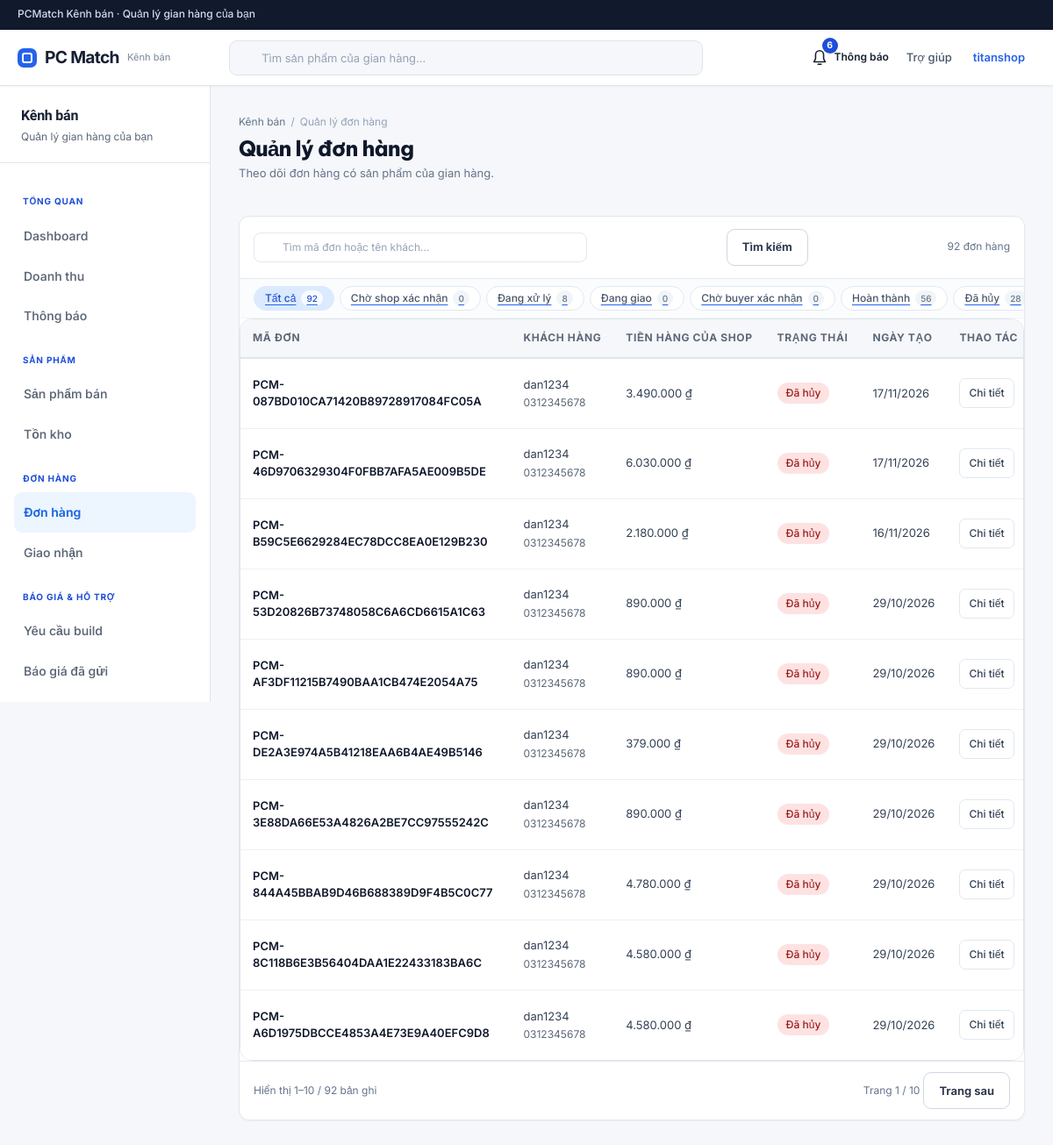
The page /shop/orders/ (signed in) on the database its author committed.
### shops/models.py (models this page shows, shortened)
class Shop(models.Model):
    STATUS_CHOICES = [
        ('PENDING', 'Chờ duyệt'),
        ('ACTIVE', 'Đã duyệt'),
        ('REJECTED', 'Bị từ chối'),
        ('SUSPENDED', 'Bị khóa / tạm ngưng'),
    ]
    LEGAL_ENTITY_CHOICES = [
        ('INDIVIDUAL', 'Cá nhân'),
        ('HOUSEHOLD', 'Hộ kinh doanh'),
        ('COMPANY', 'Công ty'),
    ]
    shop_id = models.BigAutoField(primary_key=True)
    owner = models.ForeignKey(settings.AUTH_USER_MODEL, on_delete=models.CASCADE, related_name='shop')
    shop_name = models.CharField(max_length=150)
    slug = models.SlugField(max_length=180, unique=True, blank=True, null=True)
    description = models.TextField(blank=True)
    logo = models.ImageField(upload_to='shop_logo/', blank=True)
    cover_image = models.ImageField(upload_to='shop_cover/', blank=True)
    business_categories = models.CharField(max_length=255, blank=True)
    phone = models.CharField(max_length=20)
    address = models.CharField(max_length=255)
    province = models.CharField(max_length=120, blank=True)
    district = models.CharField(max_length=120, blank=True)
    ward = models.CharField(max_length=120, blank=True)
    contact_email = models.EmailField(blank=True)
    contact_phone_verified = models.BooleanField(default=False)
    contact_email_verified = models.BooleanField(default=False)
    working_hours = models.CharField(max_length=255, blank=True)
    warranty_policy = models.TextField(blank=True)
    return_policy = models.TextField(blank=True)
    legal_entity_type = models.CharField(max_length=20, choices=LEGAL_ENTITY_CHOICES, blank=True)
    representative_name = models.CharField(max_length=150, blank=True)
    representative_birth_date = models.DateField(null=True, blank=True)
    id_number = models.CharField(max_length=30, blank=True)
    id_card_front = models.FileField(upload_to='shop_docs/', blank=True)
    id_card_back = models.FileField(upload_to='shop_docs/', blank=True)
    tax_number = models.CharField(max_length=50, blank=True)
    bank_name = models.CharField(max_length=120, blank=True)
    bank_account_number = models.CharField(max_length=50, blank=True)
    bank_account_holder = models.CharField(max_length=150, blank=True)
    bank_branch = models.CharField(max_length=150, blank=True)
    shipping_carriers = models.CharField(max_length=255, blank=True)
    pickup_address = models.TextField(blank=True)
    return_address = models.TextField(blank=True)
    processing_time_days = models.PositiveSmallIntegerField(default=1)
    default_shipping_fee = models.DecimalField(max_digits=12, decimal_places=2, default=0)
    status = models.CharField(max_length=20, choices=STATUS_CHOICES, default='PENDING')
    identity_verified = models.BooleanField(default=False)
    admin_note = models.TextField(blank=True)
    platform_fee_percent = models.DecimalField(max_digits=5, decimal_places=2, default=5.00)
    id_card = models.FileField(upload_to='shop_docs/', blank=True)
    business_license = models.FileField(upload_to='shop_docs/', blank=True)
    legal_submitted_at = models.DateTimeField(null=True, blank=True)
    created_at = models.DateTimeField(auto_now_add=True)
    updated_at = models.DateTimeField(auto_now=True)

### users/models.py (models this page shows, shortened)
class User(AbstractUser):
    STATUS_CHOICES = [
        ('ACTIVE', 'Active'),
        ('INACTIVE', 'Inactive'),
        ('LOCKED', 'Locked'),
    ]
    ROLE_CHOICES = [
        ('CUSTOMER', 'Customer'),
        ('BUYER', 'Buyer'),
        ('SELLER', 'Seller'),
        ('ADMIN', 'Admin'),
    ]
    full_name = models.CharField(max_length=100)
    email = models.EmailField(unique=True)
    phone = models.CharField(max_length=20, blank=True)
    avatar = models.ImageField(upload_to='avatar/', blank=True)
    role = models.CharField(max_length=20, choices=ROLE_CHOICES, default='CUSTOMER')
    status = models.CharField(max_length=20, choices=STATUS_CHOICES, default='ACTIVE')
    email_verified = models.BooleanField(default=False)
    phone_verified = models.BooleanField(default=False)
    two_factor_enabled = models.BooleanField(
        default=False,
        help_text='Bật để yêu cầu mã OTP khi đăng nhập khu vực quản trị.',
    )
    created_at = models.DateTimeField(auto_now_add=True)
    updated_at = models.DateTimeField(auto_now=True)

### orders/models.py (models this page shows, shortened)
class Order(models.Model):
    PAYMENT_METHOD_CHOICES = [
        ('COD', 'Cash on Delivery'),
        ('VNPAY', 'VNPay'),
    ]
    PAYMENT_STATUS_CHOICES = [
        ('UNPAID', 'Chưa thanh toán'),
        ('PENDING', 'Chờ thanh toán'),
        ('PAID', 'Đã thanh toán'),
        ('FAILED', 'Thanh toán thất bại'),
        ('REFUNDED', 'Đã hoàn tiền'),
    ]
    ORDER_STATUS_CHOICES = [
        ('AWAITING_PAYMENT', 'Chờ thanh toán VNPay'),
        ('PENDING', 'Chờ shop xác nhận'),
        ('COMFIRMED', 'Admin đã xác nhận (cũ)'),
        ('PROCESSING', 'Shop đang xử lý'),
        ('SHIPPING', 'Đang giao hàng'),
        ('DELIVERED', 'Đã giao, chờ người mua xác nhận'),
        ('COMPLETED', 'Hoàn thành'),
        ('CANCELLED', 'Đã hủy'),
        ('RETURNED', 'Returned'),
    ]
    order_id = models.BigAutoField(primary_key=True)
    user = models.ForeignKey(settings.AUTH_USER_MODEL, on_delete=models.CASCADE, related_name='orders')
    address = models.ForeignKey('users.Address', on_delete=models.CASCADE, related_name='orders')
    order_code = models.CharField(max_length=50, unique=True)
    checkout_token = models.UUIDField(null=True, blank=True, unique=True, editable=False)
    subtotal = models.DecimalField(max_digits=15, decimal_places=2)
    shipping_fee = models.DecimalField(max_digits=15, decimal_places=2, default=0)
    platform_fee = models.DecimalField(max_digits=15, decimal_places=2, default=0)
    total_amount = models.DecimalField(max_digits=15, decimal_places=2)
    payment_method = models.CharField(max_length=30, choices=PAYMENT_METHOD_CHOICES)
    payment_status = models.CharField(max_length=30, choices=PAYMENT_STATUS_CHOICES, default='UNPAID')
    order_status = models.CharField(max_length=30, choices=ORDER_STATUS_CHOICES, default='PENDING')
    created_at = models.DateTimeField(auto_now_add=True)
    updated_at = models.DateTimeField(auto_now=True)

### templates/shop/orders.html (shortened to what this page needs)
{% extends 'includes/shop/base.html' %}
{% load shop_display %}
{% block content %}
    <section class="sa-page-heading">
        <div>
            <div class="sa-breadcrumbs">
                <a href="{% url 'shop_dashboard' %}">
                    Kênh bán
                </a>
                <span>
                /
            </span>
                <span>
                Quản lý đơn hàng
            </span>
            </div>
            <h1>
                Quản lý đơn hàng
            </h1>
            <p>
                Theo dõi đơn hàng có sản phẩm của gian hàng.
            </p>
        </div>
    </section>
    <section class="sa-table-card">
        <form method="get" class="sa-table-toolbar" action="{% url 'shop_orders' %}">
            <label class="sa-table-search">
                <input name="q" value="{{ q }}" placeholder="Tìm mã đơn hoặc tên khách...">
            </label>
            <button class="btn btn--secondary" type="submit">
                Tìm kiếm
            </button>
            <span class="sa-result-count">
            {{ orders_page.paginator.count }} đơn hàng
        </span>
        </form>
        <nav class="sa-filter-tabs" aria-label="Trạng thái đơn">
            <a class="sa-tab {% if not status %}is-active{% endif %}" href="{{ request.path }}?q={{ q|urlencode }}">
                Tất cả
                <span>
                {{ order_total }}
            </span>
            </a>
            {% for item in order_statuses %}
                <a class="sa-tab {% if status == item.code %}is-active{% endif %}"
                   href="{{ request.path }}?status={{ item.code }}&amp;q={{ q|urlencode }}">
                    {{ item.label }}
                    <span>
                {{ item.count }}
            </span>
                </a>
            {% endfor %}
        </nav>
        <div class="table-scroll">
            <table>
                <thead>
                <tr>
                    <th>
                        MÃ ĐƠN
                    </th>
                    <th>
                        KHÁCH HÀNG
                    </th>
                    <th>
                        TIỀN HÀNG CỦA SHOP
                    </th>
                    <th>
                        TRẠNG THÁI
                    </th>
                    <th>
                        NGÀY TẠO
                    </th>
                    <th>
                        THAO TÁC
                    </th>
                </tr>
                </thead>
                <tbody>
                {% for order in orders_page %}
                    <tr>
                        <td>
                            <strong>
                                {{ order.order_code }}
                            </strong>
                        </td>
                        <td>
                            {{ order.user.full_name }}
                            <small>
                                {{ order.user.phone }}
                            </small>
                        </td>
                        <td>
                            {{ order.shop_total|vnd }}
                        </td>
                        <td>
                        <span class="sa-badge sa-badge--{{ order.status_css }}">
                            {{ order.status_label }}
                        </span>
                        </td>
                        <td>
                            {{ order.created_at|date:'d/m/Y' }}
                        </td>
                        <td>
                            <a class="sa-detail-btn" href="{% url 'shop_order' %}?id={{ order.pk }}">
                                Chi tiết
                            </a>
                        </td>
                    </tr>
                {% endfor %}
                </tbody>
            </table>
        </div>
        {% include 'includes/shop/pagination.html' with pagination=orders_page %}
    </section>
{% endblock %}

### templates/includes/shop/header.html (shortened to what this page needs)
<header class="sa-topbar" id="shop-topbar">
    <a class="sa-logo" href="{% url 'home' %}">
        <i class="sa-logo__mark">
        </i>
        <span>
            PC Match
        </span>
        <em>
            Kênh bán
        </em>
    </a>
    <form class="sa-search" method="get" action="{% url 'shop_offers' %}">
        <input id="shop-search" name="q" value="{{ q }}" placeholder="Tìm sản phẩm của gian hàng...">
    </form>
    {% if request.user.is_authenticated %}
        <div class="sa-topbar__right">
            <div class="sa-notification">
                <a href="{% url 'shop_notifications' %}"
                   aria-label="Thông báo{% if notification_count %}, {{ notification_count }} chưa đọc{% endif %}">
                    <svg width="22" height="22" viewBox="0 0 24 24" fill="none" stroke="currentColor" stroke-width="1.7"
                         stroke-linecap="round" stroke-linejoin="round" aria-hidden="true">
                        <path d="M5 17h14l-2-4V8a5 5 0 0 0-10 0v5l-2 4Zm5 3h4"/>
                    </svg>
                    <span>Thông báo</span>
                    {% if notification_count %}<b>{% if notification_count > 99 %}99+{% else %}
                        {{ notification_count }}{% endif %}</b>{% endif %}
                </a>
            </div>
            <a class="sa-topbar-help" href="{% url 'buyer_help' %}">
                Trợ giúp
            </a>
            <details class="sa-user-dropdown" id="shop-user-dropdown">
                <summary class="sa-user-btn" id="shop-user-btn">
                    {{ shop.shop_name|default:request.user.full_name|default:request.user.username }}
                </summary>
            </details>
        </div>
    {% else %}
        <a class="btn btn--secondary" href="{% url 'auth_login' %}?next={{ request.get_full_path|urlencode }}">
            Đăng nhập
        </a>
    {% endif %}
</header>

### rows shown on the page
Shop: shop_name "titanshop"
Order: order_code "PCM-087BD010CA71420B89728917084FC05A", user.full_name "dan1234", user.phone "0312345678", shop_total|vnd "3.490.000 ₫", status_label "Đã hủy", created_at "17/11/2026"
Order: order_code "PCM-46D9706329304F0FBB7AFA5AE009B5DE", user.full_name "dan1234", user.phone "0312345678", shop_total|vnd "6.030.000 ₫", status_label "Đã hủy", created_at "17/11/2026"
Order: order_code "PCM-B59C5E6629284EC78DCC8EA0E129B230", user.full_name "dan1234", user.phone "0312345678", shop_total|vnd "2.180.000 ₫", status_label "Đã hủy", created_at "16/11/2026"
Order: order_code "PCM-53D20826B73748058C6A6CD6615A1C63", user.full_name "dan1234", user.phone "0312345678", shop_total|vnd "890.000 ₫", status_label "Đã hủy", created_at "29/10/2026"
Order: order_code "PCM-AF3DF11215B7490BAA1CB474E2054A75", user.full_name "dan1234", user.phone "0312345678", shop_total|vnd "890.000 ₫", status_label "Đã hủy", created_at "29/10/2026"
Order: order_code "PCM-DE2A3E974A5B41218EAA6B4AE49B5146", user.full_name "dan1234", user.phone "0312345678", shop_total|vnd "379.000 ₫", status_label "Đã hủy", created_at "29/10/2026"
Order: order_code "PCM-3E88DA66E53A4826A2BE7CC97555242C", user.full_name "dan1234", user.phone "0312345678", shop_total|vnd "890.000 ₫", status_label "Đã hủy", created_at "29/10/2026"
Order: order_code "PCM-844A45BBAB9D46B688389D9F4B5C0C77", user.full_name "dan1234", user.phone "0312345678", shop_total|vnd "4.780.000 ₫", status_label "Đã hủy", created_at "29/10/2026"
Order: order_code "PCM-8C118B6E3B56404DAA1E22433183BA6C", user.full_name "dan1234", user.phone "0312345678", shop_total|vnd "4.580.000 ₫", status_label "Đã hủy", created_at "29/10/2026"
Order: order_code "PCM-A6D1975DBCCE4853A4E73E9A40EFC9D8", user.full_name "dan1234", user.phone "0312345678", shop_total|vnd "4.580.000 ₫", status_label "Đã hủy", created_at "29/10/2026"

### other values the page prints
{{ notification_count }} "6"
{{ orders_page.paginator.count }} "92"
{{ order_total }} "92"
{{ item.label }} "Chờ shop xác nhận" "Đang xử lý" "Đang giao" "Chờ buyer xác nhận" "Hoàn thành" "Đã hủy"
{{ item.count }} "0" "8" "0" "0" "56" "28"
{{ pagination.start_index }} "1"
{{ pagination.end_index }} "10"
{{ pagination.paginator.count }} "92"
{{ pagination.number }} "1"
{{ pagination.paginator.num_pages }} "10"
